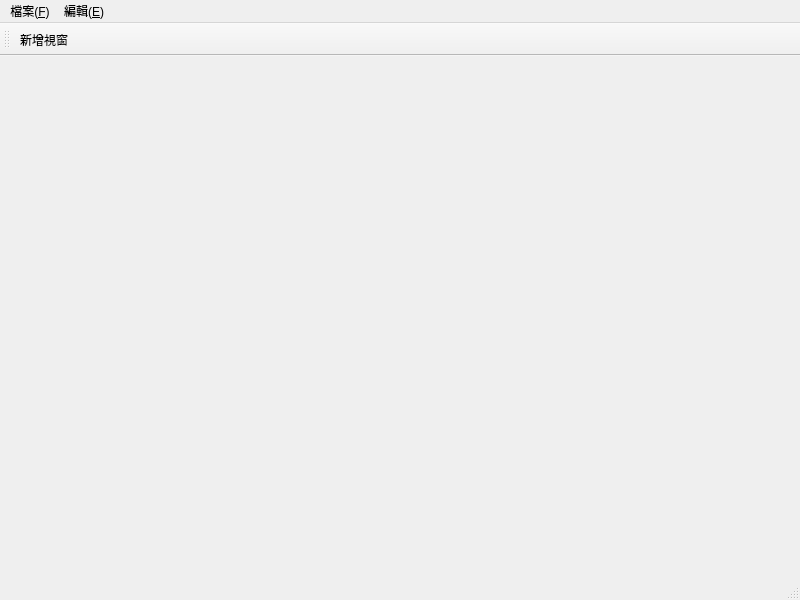
<?xml version="1.0" encoding="UTF-8"?>
<ui version="4.0">
 <class>MainWindow</class>
 <widget class="QMainWindow" name="MainWindow">
  <property name="geometry">
   <rect>
    <x>0</x>
    <y>0</y>
    <width>800</width>
    <height>600</height>
   </rect>
  </property>
  <property name="windowTitle">
   <string>MainWindow</string>
  </property>
  <widget class="QWidget" name="centralwidget">
   <widget class="QWidget" name="gridLayoutWidget">
    <property name="geometry">
     <rect>
      <x>29</x>
      <y>30</y>
      <width>741</width>
      <height>491</height>
     </rect>
    </property>
    <layout class="QGridLayout" name="MaingridLayout"/>
   </widget>
  </widget>
  <widget class="QMenuBar" name="menubar">
   <property name="geometry">
    <rect>
     <x>0</x>
     <y>0</y>
     <width>800</width>
     <height>25</height>
    </rect>
   </property>
   <widget class="QMenu" name="menu_F">
    <property name="title">
     <string>檔案(&amp;F)</string>
    </property>
    <addaction name="fileOpenAction"/>
    <addaction name="fileNewAction"/>
    <addaction name="fileCloseAction"/>
   </widget>
   <widget class="QMenu" name="menu_E">
    <property name="title">
     <string>編輯(&amp;E)</string>
    </property>
   </widget>
   <addaction name="menu_F"/>
   <addaction name="menu_E"/>
  </widget>
  <widget class="QStatusBar" name="statusbar"/>
  <widget class="QToolBar" name="toolBar">
   <property name="windowTitle">
    <string>toolBar</string>
   </property>
   <attribute name="toolBarArea">
    <enum>TopToolBarArea</enum>
   </attribute>
   <attribute name="toolBarBreak">
    <bool>false</bool>
   </attribute>
   <addaction name="addWinAction"/>
  </widget>
  <action name="fileOpenAction">
   <property name="text">
    <string>開啟</string>
   </property>
   <property name="toolTip">
    <string>開啟</string>
   </property>
   <property name="shortcut">
    <string>Alt+O</string>
   </property>
  </action>
  <action name="fileNewAction">
   <property name="text">
    <string>新增</string>
   </property>
   <property name="toolTip">
    <string>新增</string>
   </property>
   <property name="shortcut">
    <string>Alt+N</string>
   </property>
  </action>
  <action name="fileCloseAction">
   <property name="text">
    <string>關閉</string>
   </property>
   <property name="toolTip">
    <string>關閉</string>
   </property>
   <property name="shortcut">
    <string>Alt+C</string>
   </property>
  </action>
  <action name="addWinAction">
   <property name="text">
    <string>新增視窗</string>
   </property>
   <property name="toolTip">
    <string>新增視窗</string>
   </property>
  </action>
 </widget>
 <resources/>
 <connections/>
</ui>
